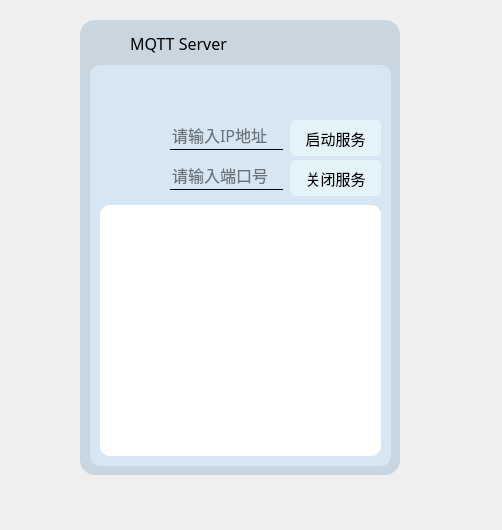
<?xml version="1.0" encoding="UTF-8"?>
<ui version="4.0">
 <class>MainWindow</class>
 <widget class="QMainWindow" name="MainWindow">
  <property name="geometry">
   <rect>
    <x>0</x>
    <y>0</y>
    <width>502</width>
    <height>530</height>
   </rect>
  </property>
  <property name="windowTitle">
   <string>MainWindow</string>
  </property>
  <property name="styleSheet">
   <string notr="true"/>
  </property>
  <widget class="QWidget" name="centralwidget">
   <property name="styleSheet">
    <string notr="true"/>
   </property>
   <widget class="QFrame" name="state_bar">
    <property name="geometry">
     <rect>
      <x>80</x>
      <y>20</y>
      <width>320</width>
      <height>455</height>
     </rect>
    </property>
    <property name="styleSheet">
     <string notr="true">QFrame{
	background-color:#c9d6df;
     border-radius:15px;
}
</string>
    </property>
    <property name="frameShape">
     <enum>QFrame::StyledPanel</enum>
    </property>
    <property name="frameShadow">
     <enum>QFrame::Raised</enum>
    </property>
    <widget class="QToolButton" name="close_btn">
     <property name="geometry">
      <rect>
       <x>280</x>
       <y>5</y>
       <width>36</width>
       <height>36</height>
      </rect>
     </property>
     <property name="styleSheet">
      <string notr="true">QToolButton{
	border:none
}
QToolButton:pressed{
	padding-top:5px;
	padding-left:5px;
}</string>
     </property>
     <property name="text">
      <string/>
     </property>
     <property name="icon">
      <iconset resource="../Source/icon.qrc">
       <normaloff>:/img/icons/close.png</normaloff>:/img/icons/close.png</iconset>
     </property>
     <property name="iconSize">
      <size>
       <width>60</width>
       <height>60</height>
      </size>
     </property>
    </widget>
    <widget class="QToolButton" name="min_btn">
     <property name="geometry">
      <rect>
       <x>240</x>
       <y>5</y>
       <width>36</width>
       <height>36</height>
      </rect>
     </property>
     <property name="styleSheet">
      <string notr="true">QToolButton{
	border:none
}
QToolButton:pressed{
	padding-top:5px;
	padding-left:5px;
}</string>
     </property>
     <property name="text">
      <string/>
     </property>
     <property name="icon">
      <iconset resource="../Source/icon.qrc">
       <normaloff>:/img/icons/min.png</normaloff>:/img/icons/min.png</iconset>
     </property>
     <property name="iconSize">
      <size>
       <width>60</width>
       <height>60</height>
      </size>
     </property>
    </widget>
    <widget class="QFrame" name="frame">
     <property name="geometry">
      <rect>
       <x>10</x>
       <y>45</y>
       <width>301</width>
       <height>401</height>
      </rect>
     </property>
     <property name="styleSheet">
      <string notr="true">QFrame{
	background-color:#d6e6f2;
	border-radius:10px;
}
</string>
     </property>
     <property name="frameShape">
      <enum>QFrame::StyledPanel</enum>
     </property>
     <property name="frameShadow">
      <enum>QFrame::Raised</enum>
     </property>
     <widget class="QLineEdit" name="ip_text">
      <property name="geometry">
       <rect>
        <x>80</x>
        <y>55</y>
        <width>113</width>
        <height>30</height>
       </rect>
      </property>
      <property name="font">
       <font>
        <family>系统字体</family>
        <pointsize>12</pointsize>
        <weight>50</weight>
        <italic>false</italic>
        <bold>false</bold>
       </font>
      </property>
      <property name="styleSheet">
       <string notr="true">QLineEdit{
	
	background-color: rgba(255, 255, 255, 0);
	border:none;
	border-bottom:1px solid back;
font: 12pt &quot;系统字体&quot;;
}</string>
      </property>
      <property name="inputMask">
       <string/>
      </property>
      <property name="text">
       <string/>
      </property>
      <property name="placeholderText">
       <string>请输入IP地址</string>
      </property>
     </widget>
     <widget class="QLabel" name="connect_lab">
      <property name="geometry">
       <rect>
        <x>10</x>
        <y>60</y>
        <width>60</width>
        <height>60</height>
       </rect>
      </property>
      <property name="styleSheet">
       <string notr="true">QLabel{
	border:none;
	background-color: rgba(255, 255, 255, 0);
	image: url(:/img/icons/disconnect01.png);
}</string>
      </property>
      <property name="text">
       <string/>
      </property>
     </widget>
     <widget class="QPushButton" name="open_server_btn">
      <property name="geometry">
       <rect>
        <x>200</x>
        <y>55</y>
        <width>91</width>
        <height>36</height>
       </rect>
      </property>
      <property name="font">
       <font>
        <family>系统字体</family>
        <pointsize>11</pointsize>
        <weight>50</weight>
        <italic>false</italic>
        <bold>false</bold>
       </font>
      </property>
      <property name="styleSheet">
       <string notr="true">QPushButton{
	border-radius:5px;
	background-color:#e3f3f7;
font: 11pt &quot;系统字体&quot;;
}
QPushButton:hover{
	border-radius:5px;
	background-color:#80a3a2;
font: 11pt &quot;系统字体&quot;;
}
QPushButton:pressed{
	padding-top:3px;
	padding-left:3px;
}</string>
      </property>
      <property name="text">
       <string>启动服务</string>
      </property>
      <property name="icon">
       <iconset resource="../Source/icon.qrc">
        <normaloff>:/img/icons/connect02.png</normaloff>:/img/icons/connect02.png</iconset>
      </property>
      <property name="iconSize">
       <size>
        <width>24</width>
        <height>24</height>
       </size>
      </property>
     </widget>
     <widget class="QTextEdit" name="logs_text">
      <property name="geometry">
       <rect>
        <x>10</x>
        <y>140</y>
        <width>281</width>
        <height>251</height>
       </rect>
      </property>
      <property name="styleSheet">
       <string notr="true">QTextEdit{
	background-color: rgb(255, 255, 255);
border:none;
	font: 57 12pt &quot;Alibaba PuHuiTi 3.0&quot;;
}</string>
      </property>
     </widget>
     <widget class="QLineEdit" name="port_text">
      <property name="geometry">
       <rect>
        <x>80</x>
        <y>95</y>
        <width>113</width>
        <height>30</height>
       </rect>
      </property>
      <property name="font">
       <font>
        <family>系统字体</family>
        <pointsize>12</pointsize>
        <weight>50</weight>
        <italic>false</italic>
        <bold>false</bold>
       </font>
      </property>
      <property name="styleSheet">
       <string notr="true">QLineEdit{
	background-color: rgba(255, 255, 255, 0);
	border:none;
	border-bottom:1px solid back;
	font: 12pt &quot;系统字体&quot;;
}</string>
      </property>
      <property name="placeholderText">
       <string>请输入端口号</string>
      </property>
     </widget>
     <widget class="QPushButton" name="close_server_btn">
      <property name="geometry">
       <rect>
        <x>200</x>
        <y>95</y>
        <width>91</width>
        <height>36</height>
       </rect>
      </property>
      <property name="font">
       <font>
        <family>系统字体</family>
        <pointsize>11</pointsize>
        <weight>50</weight>
        <italic>false</italic>
        <bold>false</bold>
       </font>
      </property>
      <property name="styleSheet">
       <string notr="true">QPushButton{
	border-radius:5px;
	background-color:#e3f3f7;
font: 11pt &quot;系统字体&quot;;
}
QPushButton:hover{
	border-radius:5px;
	background-color:#80a3a2;
font: 11pt &quot;系统字体&quot;;
}
QPushButton:pressed{
	padding-top:3px;
	padding-left:3px;
}</string>
      </property>
      <property name="text">
       <string>关闭服务</string>
      </property>
      <property name="icon">
       <iconset resource="../Source/icon.qrc">
        <normaloff>:/img/icons/disconnect02.png</normaloff>:/img/icons/disconnect02.png</iconset>
      </property>
      <property name="iconSize">
       <size>
        <width>24</width>
        <height>24</height>
       </size>
      </property>
     </widget>
     <widget class="QLabel" name="wifi_lab">
      <property name="geometry">
       <rect>
        <x>250</x>
        <y>5</y>
        <width>36</width>
        <height>36</height>
       </rect>
      </property>
      <property name="styleSheet">
       <string notr="true">QLabel{
	border:none;
	background-color: rgba(255, 255, 255, 0);
	image: url(:/img/icons/not_network.png);
}</string>
      </property>
      <property name="text">
       <string/>
      </property>
     </widget>
     <widget class="QToolButton" name="about_btn">
      <property name="geometry">
       <rect>
        <x>50</x>
        <y>5</y>
        <width>36</width>
        <height>36</height>
       </rect>
      </property>
      <property name="styleSheet">
       <string notr="true">QToolButton{
	border:none
}
QToolButton:pressed{
	padding-top:5px;
	padding-left:5px;
}</string>
      </property>
      <property name="text">
       <string/>
      </property>
      <property name="icon">
       <iconset resource="../Source/icon.qrc">
        <normaloff>:/img/icons/about_dark.png</normaloff>:/img/icons/about_dark.png</iconset>
      </property>
      <property name="iconSize">
       <size>
        <width>60</width>
        <height>60</height>
       </size>
      </property>
     </widget>
     <widget class="QToolButton" name="set_btn">
      <property name="geometry">
       <rect>
        <x>10</x>
        <y>5</y>
        <width>36</width>
        <height>36</height>
       </rect>
      </property>
      <property name="styleSheet">
       <string notr="true">QToolButton{
	border:none
}
QToolButton:pressed{
	padding-top:5px;
	padding-left:5px;
}</string>
      </property>
      <property name="text">
       <string/>
      </property>
      <property name="icon">
       <iconset resource="../Source/icon.qrc">
        <normaloff>:/img/icons/set_light.png</normaloff>:/img/icons/set_light.png</iconset>
      </property>
      <property name="iconSize">
       <size>
        <width>60</width>
        <height>60</height>
       </size>
      </property>
     </widget>
    </widget>
    <widget class="QLabel" name="wifi_lab_2">
     <property name="geometry">
      <rect>
       <x>10</x>
       <y>5</y>
       <width>36</width>
       <height>36</height>
      </rect>
     </property>
     <property name="styleSheet">
      <string notr="true">QLabel{
	border:none;
	background-color: rgba(255, 255, 255, 0);
	image: url(:/img/icons/app_icon.png);
}</string>
     </property>
     <property name="text">
      <string/>
     </property>
    </widget>
    <widget class="QLabel" name="wifi_lab_3">
     <property name="geometry">
      <rect>
       <x>50</x>
       <y>5</y>
       <width>141</width>
       <height>36</height>
      </rect>
     </property>
     <property name="font">
      <font>
       <family>Arial Black</family>
       <pointsize>12</pointsize>
       <weight>10</weight>
       <italic>false</italic>
       <bold>false</bold>
      </font>
     </property>
     <property name="styleSheet">
      <string notr="true">QLabel{
	border:none;
	background-color: rgba(255, 255, 255, 0);
	font: 87 12pt &quot;Arial Black&quot;;
}
</string>
     </property>
     <property name="text">
      <string>MQTT Server</string>
     </property>
    </widget>
   </widget>
  </widget>
 </widget>
 <resources>
  <include location="../Source/icon.qrc"/>
 </resources>
 <connections>
  <connection>
   <sender>close_btn</sender>
   <signal>clicked()</signal>
   <receiver>MainWindow</receiver>
   <slot>close_app()</slot>
   <hints>
    <hint type="sourcelabel">
     <x>395</x>
     <y>60</y>
    </hint>
    <hint type="destinationlabel">
     <x>501</x>
     <y>79</y>
    </hint>
   </hints>
  </connection>
  <connection>
   <sender>min_btn</sender>
   <signal>clicked()</signal>
   <receiver>MainWindow</receiver>
   <slot>min_app()</slot>
   <hints>
    <hint type="sourcelabel">
     <x>355</x>
     <y>60</y>
    </hint>
    <hint type="destinationlabel">
     <x>501</x>
     <y>24</y>
    </hint>
   </hints>
  </connection>
  <connection>
   <sender>open_server_btn</sender>
   <signal>clicked()</signal>
   <receiver>MainWindow</receiver>
   <slot>connect_btn()</slot>
   <hints>
    <hint type="sourcelabel">
     <x>371</x>
     <y>134</y>
    </hint>
    <hint type="destinationlabel">
     <x>501</x>
     <y>145</y>
    </hint>
   </hints>
  </connection>
  <connection>
   <sender>close_server_btn</sender>
   <signal>clicked()</signal>
   <receiver>MainWindow</receiver>
   <slot>disconnect_btn()</slot>
   <hints>
    <hint type="sourcelabel">
     <x>380</x>
     <y>178</y>
    </hint>
    <hint type="destinationlabel">
     <x>501</x>
     <y>220</y>
    </hint>
   </hints>
  </connection>
  <connection>
   <sender>set_btn</sender>
   <signal>clicked()</signal>
   <receiver>MainWindow</receiver>
   <slot>setting()</slot>
   <hints>
    <hint type="sourcelabel">
     <x>133</x>
     <y>82</y>
    </hint>
    <hint type="destinationlabel">
     <x>39</x>
     <y>126</y>
    </hint>
   </hints>
  </connection>
  <connection>
   <sender>about_btn</sender>
   <signal>clicked()</signal>
   <receiver>MainWindow</receiver>
   <slot>about_app()</slot>
   <hints>
    <hint type="sourcelabel">
     <x>175</x>
     <y>92</y>
    </hint>
    <hint type="destinationlabel">
     <x>279</x>
     <y>7</y>
    </hint>
   </hints>
  </connection>
 </connections>
 <slots>
  <slot>setting()</slot>
  <slot>configfile()</slot>
  <slot>connect_btn()</slot>
  <slot>disconnect_btn()</slot>
  <slot>min_app()</slot>
  <slot>close_app()</slot>
  <slot>about_app()</slot>
 </slots>
</ui>
